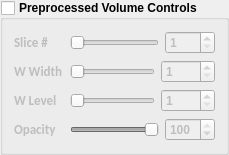
         <widget class="QGroupBox" name="groupBox_PreprocessedVolumeControls">
          <property name="enabled">
           <bool>true</bool>
          </property>
          <property name="sizePolicy">
           <sizepolicy hsizetype="Preferred" vsizetype="Preferred">
            <horstretch>1</horstretch>
            <verstretch>1</verstretch>
           </sizepolicy>
          </property>
          <property name="minimumSize">
           <size>
            <width>220</width>
            <height>130</height>
           </size>
          </property>
          <property name="font">
           <font>
            <weight>75</weight>
            <bold>true</bold>
           </font>
          </property>
          <property name="title">
           <string>Preprocessed Volume Controls</string>
          </property>
          <property name="checkable">
           <bool>true</bool>
          </property>
          <property name="checked">
           <bool>false</bool>
          </property>
          <layout class="QGridLayout" name="gridLayout_29">
           <item row="0" column="0">
            <layout class="QGridLayout" name="gridLayout_30">
             <item row="0" column="0">
              <widget class="QLabel" name="label_currentSlicePreprocessed">
               <property name="minimumSize">
                <size>
                 <width>50</width>
                 <height>0</height>
                </size>
               </property>
               <property name="font">
                <font>
                 <family>Calibri</family>
                 <pointsize>10</pointsize>
                </font>
               </property>
               <property name="styleSheet">
                <string notr="true">background-color: rgba(255, 255, 255, 0);</string>
               </property>
               <property name="text">
                <string>Slice #</string>
               </property>
              </widget>
             </item>
             <item row="0" column="1">
              <widget class="QSlider" name="horizontalSlider_currentSlicePreprocessed">
               <property name="minimumSize">
                <size>
                 <width>85</width>
                 <height>0</height>
                </size>
               </property>
               <property name="styleSheet">
                <string notr="true"/>
               </property>
               <property name="minimum">
                <number>1</number>
               </property>
               <property name="maximum">
                <number>100</number>
               </property>
               <property name="pageStep">
                <number>17</number>
               </property>
               <property name="orientation">
                <enum>Qt::Horizontal</enum>
               </property>
              </widget>
             </item>
             <item row="0" column="2">
              <widget class="QSpinBox" name="spinBox_currentSlicePreprocessed">
               <property name="minimumSize">
                <size>
                 <width>50</width>
                 <height>0</height>
                </size>
               </property>
               <property name="minimum">
                <number>1</number>
               </property>
               <property name="maximum">
                <number>100</number>
               </property>
              </widget>
             </item>
            </layout>
           </item>
           <item row="1" column="0">
            <layout class="QGridLayout" name="gridLayout_31">
             <item row="0" column="0">
              <widget class="QLabel" name="label_20">
               <property name="minimumSize">
                <size>
                 <width>50</width>
                 <height>0</height>
                </size>
               </property>
               <property name="font">
                <font>
                 <family>Calibri</family>
                 <pointsize>10</pointsize>
                </font>
               </property>
               <property name="styleSheet">
                <string notr="true">background-color: rgba(255, 255, 255, 0);</string>
               </property>
               <property name="text">
                <string>W Width</string>
               </property>
              </widget>
             </item>
             <item row="0" column="1">
              <widget class="QSlider" name="horizontalSlider_WindowPreprocessed">
               <property name="minimumSize">
                <size>
                 <width>85</width>
                 <height>0</height>
                </size>
               </property>
               <property name="minimum">
                <number>1</number>
               </property>
               <property name="maximum">
                <number>100</number>
               </property>
               <property name="pageStep">
                <number>1</number>
               </property>
               <property name="orientation">
                <enum>Qt::Horizontal</enum>
               </property>
              </widget>
             </item>
             <item row="0" column="2">
              <widget class="QSpinBox" name="spinBox_WindowPreprocessed">
               <property name="minimumSize">
                <size>
                 <width>50</width>
                 <height>0</height>
                </size>
               </property>
               <property name="minimum">
                <number>1</number>
               </property>
               <property name="maximum">
                <number>1000</number>
               </property>
              </widget>
             </item>
            </layout>
           </item>
           <item row="2" column="0">
            <layout class="QGridLayout" name="gridLayout_32">
             <item row="0" column="0">
              <widget class="QLabel" name="label_21">
               <property name="minimumSize">
                <size>
                 <width>50</width>
                 <height>0</height>
                </size>
               </property>
               <property name="font">
                <font>
                 <family>Calibri</family>
                 <pointsize>10</pointsize>
                </font>
               </property>
               <property name="styleSheet">
                <string notr="true">background-color: rgba(255, 255, 255, 0);</string>
               </property>
               <property name="text">
                <string>W Level</string>
               </property>
              </widget>
             </item>
             <item row="0" column="1">
              <widget class="QSlider" name="horizontalSlider_LevelPreprocessed">
               <property name="minimumSize">
                <size>
                 <width>85</width>
                 <height>0</height>
                </size>
               </property>
               <property name="maximum">
                <number>100</number>
               </property>
               <property name="orientation">
                <enum>Qt::Horizontal</enum>
               </property>
              </widget>
             </item>
             <item row="0" column="2">
              <widget class="QSpinBox" name="spinBox_LevelPreprocessed">
               <property name="minimumSize">
                <size>
                 <width>50</width>
                 <height>0</height>
                </size>
               </property>
               <property name="minimum">
                <number>1</number>
               </property>
               <property name="maximum">
                <number>1000</number>
               </property>
              </widget>
             </item>
            </layout>
           </item>
           <item row="3" column="0">
            <layout class="QGridLayout" name="gridLayout_33">
             <item row="0" column="0">
              <widget class="QLabel" name="label_Transparency_4">
               <property name="minimumSize">
                <size>
                 <width>50</width>
                 <height>0</height>
                </size>
               </property>
               <property name="font">
                <font>
                 <family>Calibri</family>
                 <pointsize>10</pointsize>
                </font>
               </property>
               <property name="styleSheet">
                <string notr="true">background-color: rgba(255, 255, 255, 0);</string>
               </property>
               <property name="text">
                <string>Opacity</string>
               </property>
              </widget>
             </item>
             <item row="0" column="1">
              <widget class="QSlider" name="horizontalSlider_OpacityPreprocessed">
               <property name="minimumSize">
                <size>
                 <width>85</width>
                 <height>0</height>
                </size>
               </property>
               <property name="maximum">
                <number>100</number>
               </property>
               <property name="pageStep">
                <number>1</number>
               </property>
               <property name="value">
                <number>100</number>
               </property>
               <property name="orientation">
                <enum>Qt::Horizontal</enum>
               </property>
              </widget>
             </item>
             <item row="0" column="2">
              <widget class="QSpinBox" name="spinBox_OpacityPreprocessed">
               <property name="minimumSize">
                <size>
                 <width>50</width>
                 <height>0</height>
                </size>
               </property>
               <property name="minimum">
                <number>0</number>
               </property>
               <property name="maximum">
                <number>100</number>
               </property>
               <property name="value">
                <number>100</number>
               </property>
              </widget>
             </item>
            </layout>
           </item>
          </layout>
         </widget>
